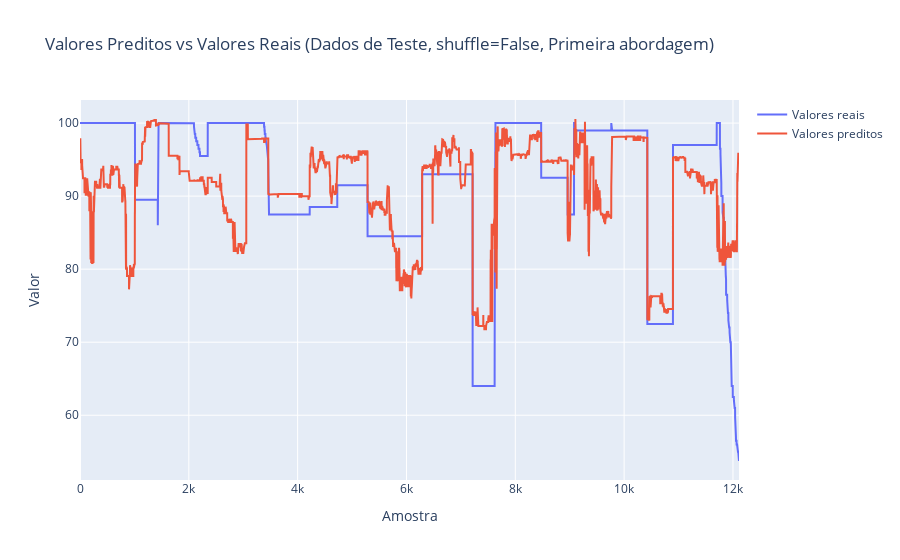

Write notebook code for a chart like this one.
### Markdown cell above
# Plotting Predicted vs Real

### Code cell
plot_predicted_vs_actual(df_test['y_test'], df_test['pred'], '(Dados de Teste, shuffle=False, Primeira abordagem)')

### Figure 1 — Plotly figure (JSON) as saved in the notebook; plotly's stock layout.template omitted (floating-point values rounded to 4 significant figures; data arrays with more than 128 entries replaced by an {"elided": "..."} marker saying what was removed)
{"data": [{"mode": "lines", "name": "Valores reais", "type": "scatter", "x": {"elided": "12112 int values"}, "y": {"elided": "12112 float values"}}, {"mode": "lines", "name": "Valores preditos", "type": "scatter", "x": {"elided": "12112 int values"}, "y": {"elided": "12112 float values"}}], "layout": {"title": {"text": "Valores Preditos vs Valores Reais (Dados de Teste, shuffle=False, Primeira abordagem)"}, "xaxis": {"title": {"text": "Amostra"}}, "yaxis": {"title": {"text": "Valor"}}}}
